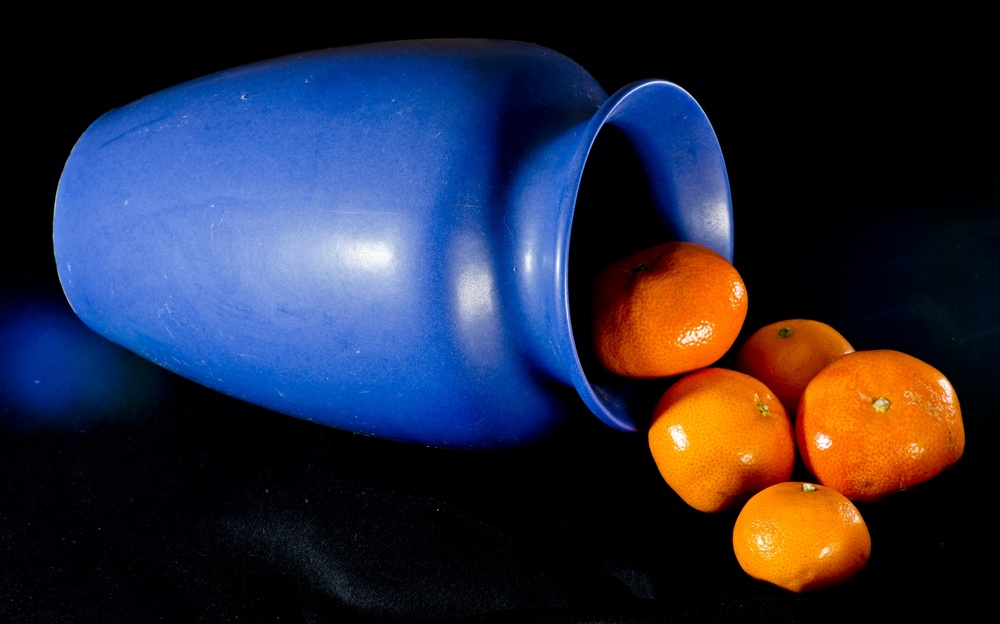
#> input picture DIP6/tangerine.jpg, 1000 x 624 px, shrunk from 2560 x 1597 before the run
$ python lab6.py
#> lines starting #> are read from the running program, lines starting #| are printed output that depends on the picture; after the words box and inside, x2 and y2 are one past the last pixel; in counts of white or black regions, pixels touching at a corner belong together
#> further down, img is the input picture: shape (624, 1000, 3); mean B, G, R 60.1, 41.9, 40.5
#> `hsv = cv.cvtColor(img, cv.COLOR_BGR2HSV)`: hsv: shape (624, 1000, 3); mean H, S, V 64.2, 142.3, 82.4
import cv2 as cv
import numpy as np
import matplotlib.pyplot as plt
from skimage.feature import peak_local_max
from skimage.segmentation import watershed
from scipy import ndimage as ndi

image_path = "tangerine.jpg"
tangerine_hsv_lower = np.array([10, 40, 40], dtype=np.uint8)
tangerine_hsv_upper = np.array([25, 255, 255], dtype=np.uint8)
ws_min_distance = 15
min_contour_area = 150
circularity_threshold = 0.3

def create_enhanced_mask(hsv, lo, hi):
    mask = cv.inRange(hsv, lo, hi)
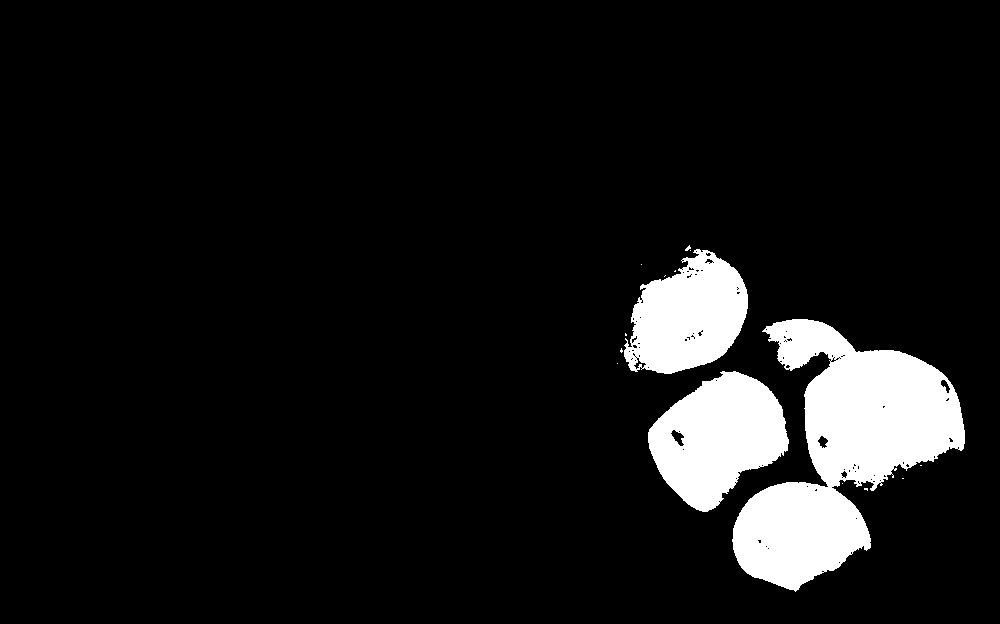
#> mask: shape (624, 1000); 8.5% white; 15 white regions (12 under 20 px), largest, box (x1, y1, x2, y2) and area: (732, 319, 965, 592) 30217, (648, 371, 789, 512) 12597, (624, 249, 748, 374) 10461
    mask = cv.morphologyEx(mask, cv.MORPH_CLOSE, np.ones((11,11),np.uint8), iterations=2)
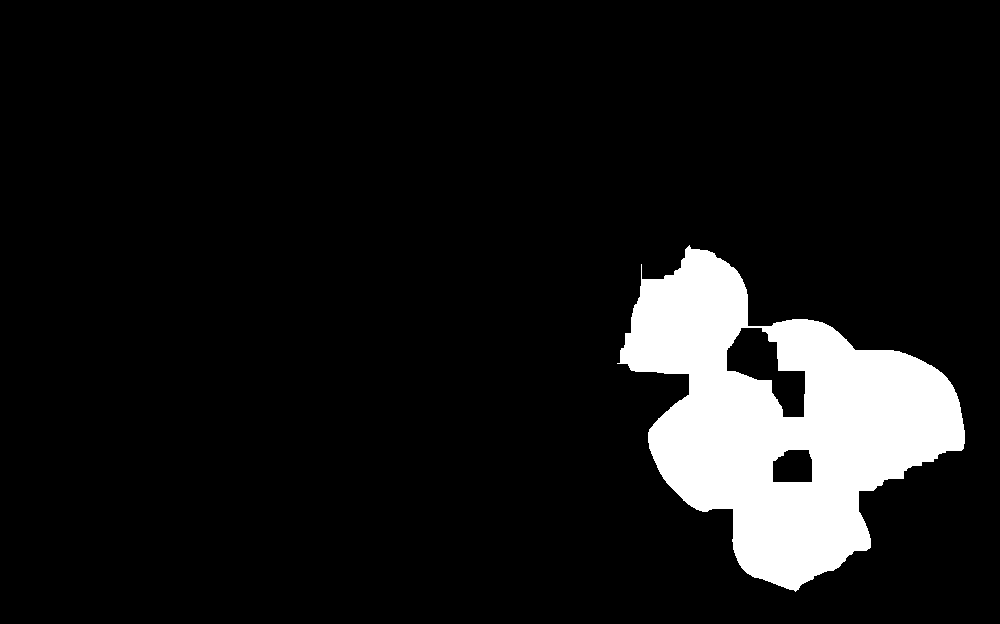
#> mask: shape (624, 1000); 9.5% white; 1 white region, box (x1, y1, x2, y2) and area: (617, 245, 965, 592) 59054
    mask = cv.morphologyEx(mask, cv.MORPH_OPEN, np.ones((7,7),np.uint8), iterations=2)
#> mask: shape (624, 1000); 9.4% white; 1 white region
    cnts, _ = cv.findContours(mask.copy(), cv.RETR_EXTERNAL, cv.CHAIN_APPROX_SIMPLE)
#> cnts = 1 contour; box (x1, y1, x2, y2) and area: (620, 249, 965, 589) 59318
    for c in cnts:
        if cv.contourArea(c) < 200:
            cv.drawContours(mask, [c], -1, 0, -1)
#> this loop made 1 pass
    return mask

def apply_watershed(binary_mask, min_distance):
#> called with min_distance = 15
    dist = ndi.distance_transform_edt(binary_mask)
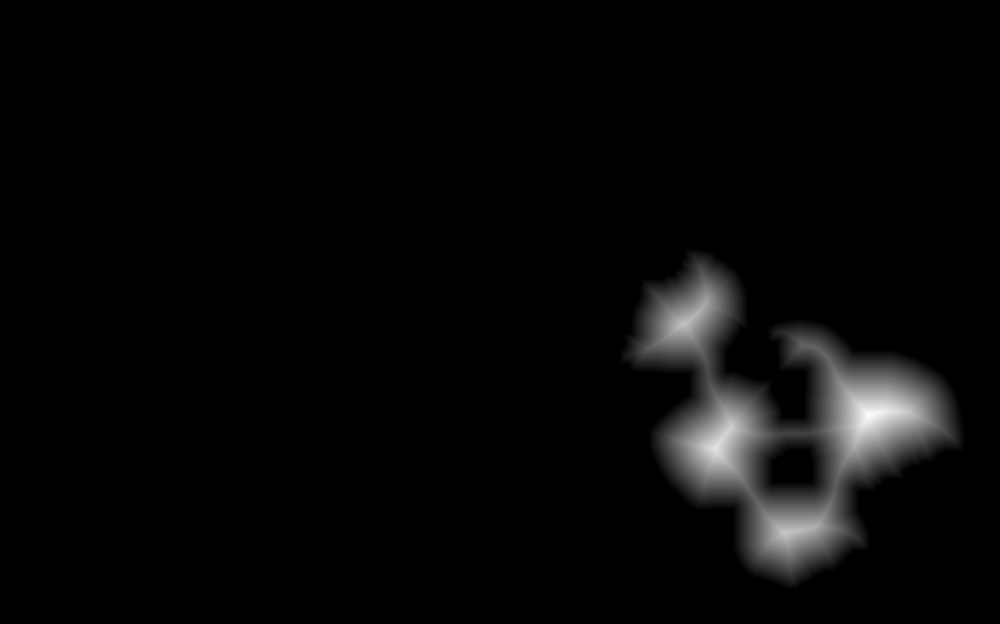
#> dist: shape (624, 1000) float64; min 0, max 65.8, mean 2; drawn with min black and max white
    coords = peak_local_max(dist, min_distance=min_distance, labels=binary_mask.astype(bool))
#> coords = [[415, 869], [448, 715], [533, 786], [324, 683], [345, 806]]
    if coords is None or coords.size == 0:
        coords = peak_local_max(dist, min_distance=max(5, min_distance//2), labels=binary_mask.astype(bool))
    local_max = np.zeros_like(dist, dtype=bool)
    if coords is not None and coords.size > 0:
        local_max[tuple(coords.T)] = True
    markers = ndi.label(local_max)[0]
    labels = watershed(-dist, markers, mask=binary_mask.astype(bool))
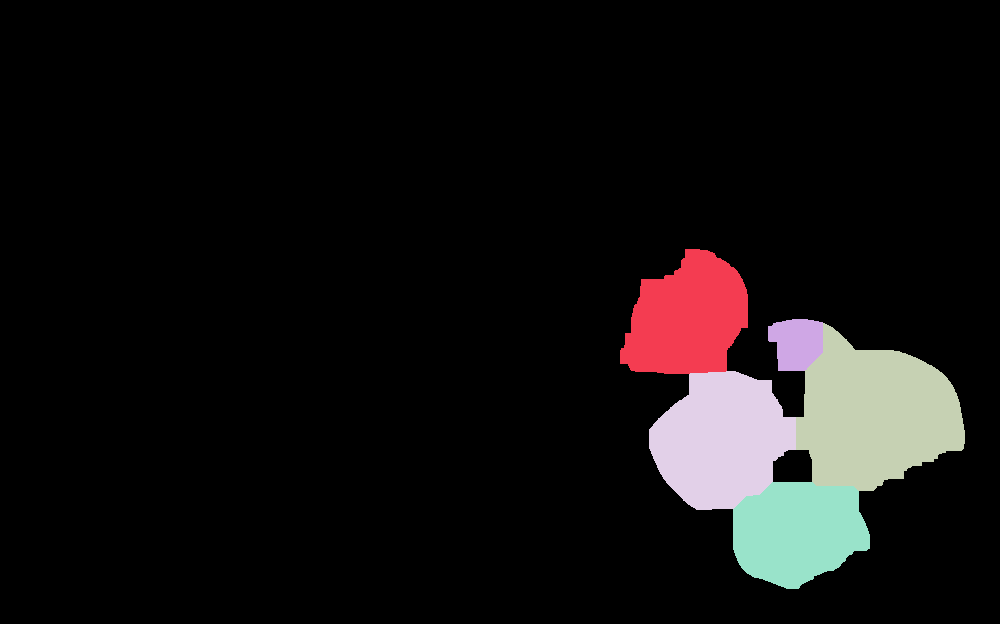
#> labels: shape (624, 1000) int32; 6 distinct labels, from 0 to 5; one colour per label, 0 black
    return labels, dist

def filter_watershed_labels(labels, min_area, circ_thresh):
#> called with min_area = 150, circ_thresh = 0.3
    h,w = labels.shape
#> h = 624; w = 1000
    out_mask = np.zeros((h,w), dtype=np.uint8)
    for lab in np.unique(labels):
        if lab == 0: continue
        m = (labels==lab).astype(np.uint8)*255
        cnts, _ = cv.findContours(m, cv.RETR_EXTERNAL, cv.CHAIN_APPROX_SIMPLE)
        if not cnts: continue
        c = max(cnts, key=cv.contourArea)
        area = cv.contourArea(c)
        if area < min_area: continue
        per = cv.arcLength(c, True)
        circ = 4*np.pi*area/(per*per) if per>0 else 0
        if circ >= circ_thresh:
            cv.drawContours(out_mask, [c], -1, 255, -1)
#> this loop made 6 passes
#> (area, per, circ) on passes 2 to 6: (11441.5, 458.1, 0.685), (2218.5, 193, 0.748), (18749, 597.4, 0.66), (14442, 489.5, 0.757), (11065.5, 420.1, 0.788)
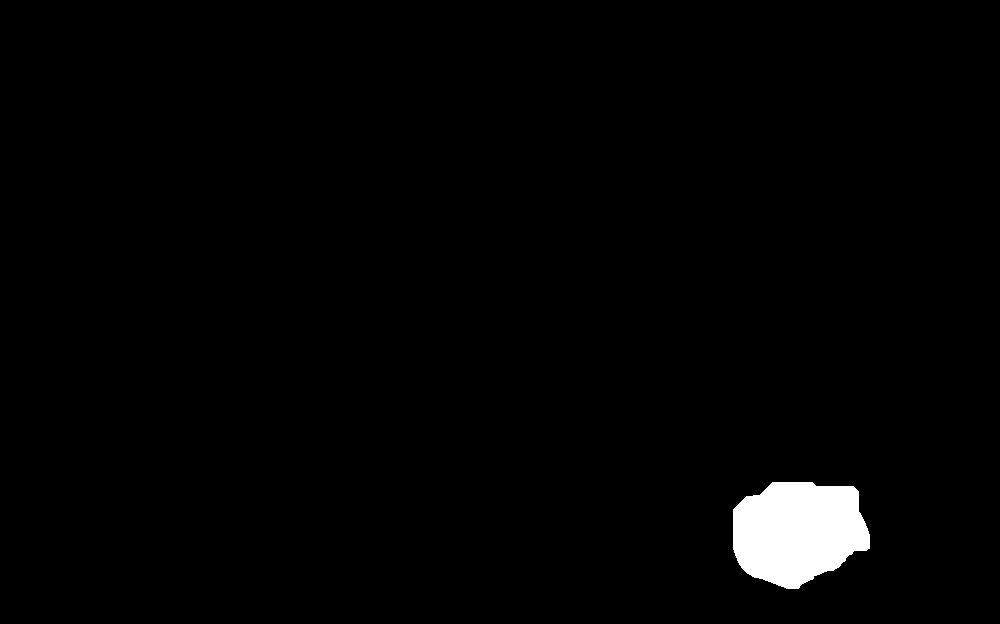
#> m: shape (624, 1000); 1.8% white; 1 white region, box (x1, y1, x2, y2) and area: (733, 482, 870, 589) 11254
    return out_mask


if __name__ == "__main__":
    img = cv.imread(image_path)
    hsv = cv.cvtColor(img, cv.COLOR_BGR2HSV)

    color_mask = create_enhanced_mask(hsv, tangerine_hsv_lower, tangerine_hsv_upper)

    labels, dist_map = apply_watershed(color_mask, ws_min_distance)

    ws_mask = filter_watershed_labels(labels, min_contour_area, circularity_threshold)
    ws_mask = cv.morphologyEx(ws_mask, cv.MORPH_CLOSE, np.ones((5, 5), np.uint8))
    ws_mask = cv.morphologyEx(ws_mask, cv.MORPH_OPEN, np.ones((5, 5), np.uint8))

    ws_result = cv.bitwise_and(img, img, mask=ws_mask)
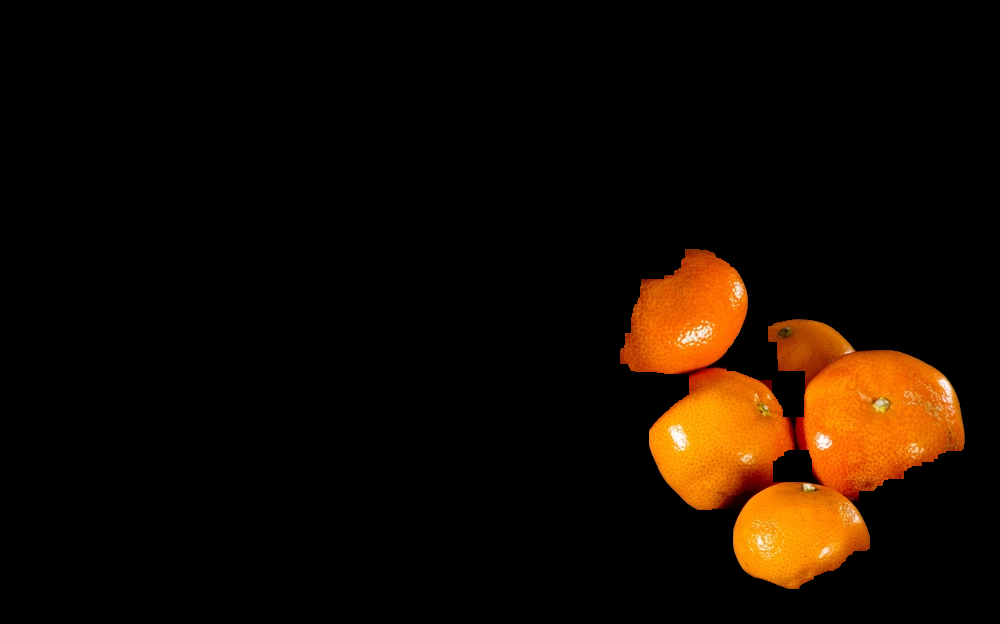
#> ws_result: shape (624, 1000, 3); mean B, G, R 1, 10.4, 21

    fig, axs = plt.subplots(1, 3, figsize=(15, 6))
    axs[0].imshow(cv.cvtColor(img, cv.COLOR_BGR2RGB))
    axs[0].set_title("Original")
    axs[0].axis('off')
    axs[1].imshow(color_mask, cmap='gray')
    axs[1].set_title("Color Mask (HSV)")
    axs[1].axis('off')
    axs[2].imshow(cv.cvtColor(ws_result, cv.COLOR_BGR2RGB))
    axs[2].set_title("Watershed Result")
    axs[2].axis('off')
    plt.tight_layout()
    plt.savefig("result_plot.png", dpi=300)
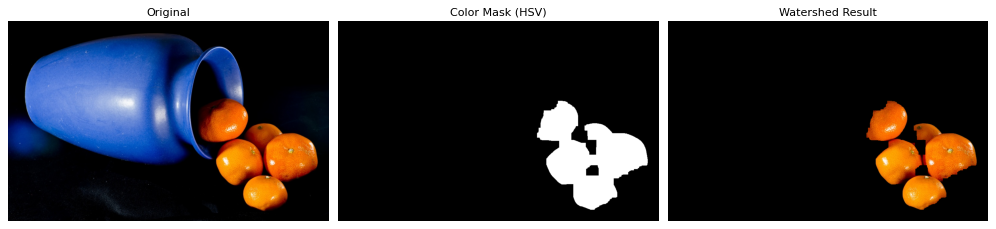
#> figure drawn by matplotlib, 3 panels
    plt.show()
